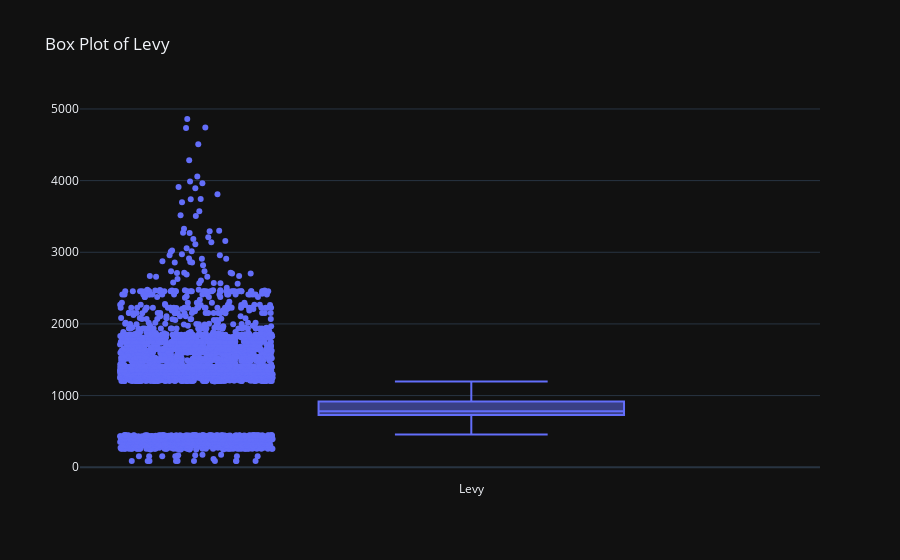

This figure's notebook cell:
### Code cell
# Drop all the levy values over 5k
df.drop( df[df['Levy'] > 5000].index, inplace=True)

# Plot the pltoly box plot to visualize outliers
fig = go.Figure()
fig.add_trace(go.Box(y=df['Levy'], name='Levy', boxpoints='outliers', jitter=0.5, pointpos=-1.8))
fig.update_layout(title='Box Plot of Levy', template='plotly_dark')
fig.show()

### Figure 1 — Plotly figure (JSON) as saved in the notebook; plotly's stock layout.template omitted (floating-point values rounded to 4 significant figures; data arrays with more than 128 entries replaced by an {"elided": "..."} marker saying what was removed)
{"data": [{"boxpoints": "outliers", "jitter": 0.5, "name": "Levy", "pointpos": -1.8, "type": "box", "y": {"elided": "19222 float values"}}], "layout": {"title": {"text": "Box Plot of Levy"}}}
